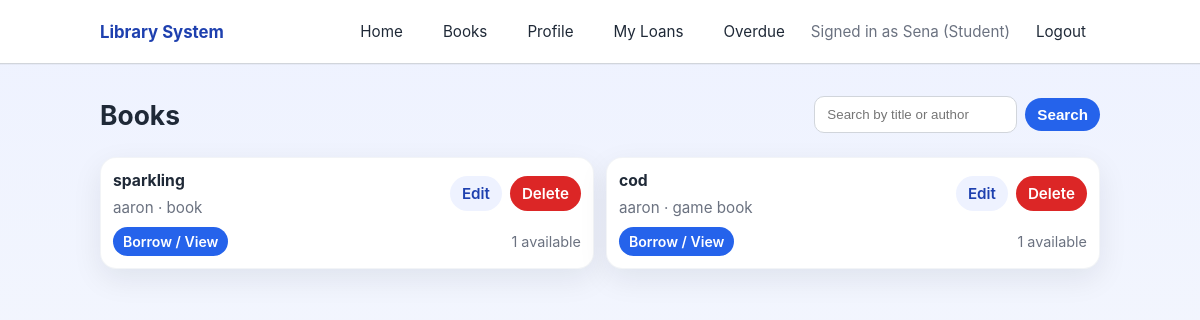
/books/ (signed in), run on an earlier commit of the app's database.
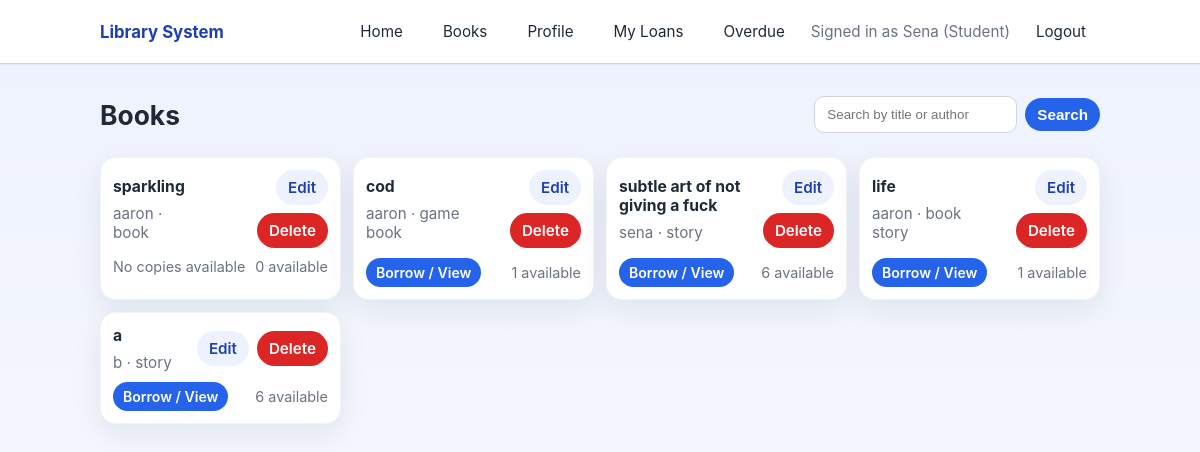
And on a later commit of the database.
### library/models.py (models this page shows, shortened)
class Book(models.Model):
    category = models.ForeignKey(Category, on_delete=models.CASCADE)
    title = models.CharField(max_length=200)
    author = models.CharField(max_length=100)
    description = models.TextField()
    cover_image = models.ImageField(upload_to='books/')
    available_copies = models.PositiveIntegerField(default=1)

class Category(models.Model):
    name = models.CharField(max_length=100)

### library/views.py (the view)
# urls.py: path('books/', views.book_list, name='book_list'),
@login_required
def book_list(request):
    q = request.GET.get('q', '').strip()
    if q:
        books = Book.objects.filter(Q(title__icontains=q) | Q(author__icontains=q))
    else:
        books = Book.objects.all()
    return render(request, 'library/book_list.html', {'books': books, 'q': q})

### library/templates/library/book_list.html (shortened to what this page needs)
{% extends 'base.html' %}
{% block content %}
<div class="page-header">
    <h1>Books</h1>
    <form class="search-form" method="get" action="{% url 'book_list' %}">
        <input type="text" name="q" placeholder="Search by title or author" value="{{ q }}">
        <button type="submit">Search</button>
    </form>
</div>
{% if books %}
    <ul class="book-list">
        {% for book in books %}
            <li class="book-card">
                <div class="book-card-main">
                    <div>
                        <a class="book-title" href="{% url 'book_detail' book.id %}">{{ book.title }}</a>
                        <p class="book-meta">{{ book.author }}{% if book.category %} · {{ book.category.name }}{% endif %}</p>
                    </div>
                    <div class="book-actions">
                        <a class="button button-secondary" href="{% url 'edit_book' book.id %}">Edit</a>
                        <a class="button button-danger" href="{% url 'delete_book' book.id %}">Delete</a>
                    </div>
                </div>
                <div class="book-card-footer">
                    {% if book.available_copies > 0 %}
                        <a class="button button-primary" href="{% url 'book_detail' book.id %}">Borrow / View</a>
                    {% else %}
                        <span class="book-unavailable">No copies available</span>
                    {% endif %}
                    <span class="book-copies">{{ book.available_copies }} available</span>
                </div>
            </li>
        {% endfor %}
    </ul>
{% else %}
    <div class="empty-state">
        <p>No books are available yet.</p>
        <a class="button" href="{% url 'add_book' %}">Add a book</a>
    </div>
{% endif %}
{% endblock %}

### templates/base.html (shortened to what this page needs)
{% load static %}
<!DOCTYPE html>
<html>
<head>
    <link rel="stylesheet" href="{% static 'css/style.css' %}">
</head>
<body>
    <header class="site-header">
        <div class="container header-inner">
            <a class="brand" href="/">Library System</a>
            <nav class="site-nav">
                <a href="/">Home</a>
                {% if user.is_authenticated %}
                    <a href="/books/">Books</a>
                    <a href="{% url 'profile' %}">Profile</a>
                    {% if not user.is_staff %}
                        <a href="{% url 'my_loans' %}">My Loans</a>
                    {% endif %}
                    <a href="{% url 'overdue_loans' %}">Overdue</a>
                    <span class="nav-user">Signed in as {{ user.username }} ({{ user.is_staff|yesno:"Staff,Student" }})</span>
                    <a href="{% url 'logout' %}">Logout</a>
                {% else %}
                    <a href="{% url 'login' %}">Login</a>
                    <a href="{% url 'register' %}">Register</a>
                {% endif %}
            </nav>
        </div>
    </header>
    <main class="container main-content">
        {% block content %}
        {% endblock %}
    </main>
</body>
</html>

### static/css/style.css (style rules this page uses)
* { box-sizing: border-box; }
:root { --bg: #f7f8fb; --surface: #ffffff; --surface-strong: #edf2f7; --text: #1f2937; --muted: #6b7280; --primary: #2563eb; --primary-dark: #1e40af; --danger: #dc2626; --warning: #f59e0b; --border: #d1d5db; --shadow: 0 10px 30px rgba(15, 23, 42, 0.08); }
body { margin: 0; min-height: 100vh; font-family: Inter, system-ui, -apple-system, BlinkMacSystemFont, "Segoe UI", sans-serif; background: linear-gradient(180deg, #eef2ff 0%, #f8fafc 100%); color: var(--text); }
.container { width: min(1000px, calc(100% - 32px)); margin: 0 auto; }
.site-header { background: #ffffff; border-bottom: 1px solid var(--border); box-shadow: 0 1px 0 rgba(15, 23, 42, 0.04); }
.header-inner { display: flex; align-items: center; justify-content: space-between; gap: 12px; padding: 12px 0; }
.brand { font-size: 1.05rem; font-weight: 700; color: var(--primary-dark); text-decoration: none; }
.site-nav { display: flex; flex-wrap: wrap; align-items: center; gap: 12px; font-size: 0.95rem; }
.site-nav a { color: var(--text); text-decoration: none; padding: 10px 14px; border-radius: 9999px; transition: background 0.2s ease, color 0.2s ease; }
.nav-user { color: var(--muted); }
.main-content { padding: 32px 0 64px; }
.page-header { display: flex; flex-wrap: wrap; justify-content: space-between; align-items: center; gap: 16px; margin-bottom: 24px; }
.page-header h1 { margin: 0; font-size: clamp(1.5rem, 2.2vw, 1.8rem); }
.search-form { display: flex; flex-wrap: wrap; gap: 8px; align-items: center; }
.search-form input { min-width: 200px; padding: 10px 12px; border: 1px solid var(--border); border-radius: 10px; background: #fff; color: var(--text); }
.search-form button, .link-button, .button { border: none; cursor: pointer; border-radius: 9999px; padding: 8px 12px; background: var(--primary); color: #fff; text-decoration: none; font-weight: 600; font-size: 0.95rem; transition: transform 0.12s ease, background 0.12s ease; }
.button-secondary { background: #eef2ff; color: var(--primary-dark); }
.button-danger { background: var(--danger); }
.book-list { list-style: none; margin: 0; padding: 0; display: grid; grid-template-columns: repeat(auto-fit, minmax(240px, 1fr)); gap: 12px; }
.book-card, .detail-card, .empty-state, .form-card, .messages { background: var(--surface); border: 1px solid rgba(148, 163, 184, 0.12); border-radius: 16px; box-shadow: var(--shadow); }
.book-card { padding: 12px; }
.book-card-main { display: flex; justify-content: space-between; gap: 10px; align-items: center; }
.book-title { display: inline-block; font-size: 0.98rem; font-weight: 700; color: var(--text); text-decoration: none; }
.book-meta { margin: 8px 0 0; color: var(--muted); font-size: 0.95rem; }
.book-actions { display: flex; gap: 8px; flex-wrap: wrap; justify-content: flex-end; }
.book-card-footer { display: flex; justify-content: space-between; align-items: center; gap: 8px; margin-top: 10px; flex-wrap: wrap; }
.book-card-footer .button { padding: 6px 10px; font-size: 0.88rem; min-width: auto; }
.book-card-footer .book-copies, .book-card-footer .book-unavailable { color: var(--muted); font-size: 0.9rem; }

What changed in the data, as far as the page shows it:
changed Book "sparkling": available_copies "1" → "0"; available_copies "Borrow / View" → "No copies available"
added Book: title "subtle art of not giving a fuck", author "sena", category.name "story", shows "Borrow / View", available_copies "6"
added Book: title "life", author "aaron", category.name "book story", shows "Borrow / View", available_copies "1"
added Book: title "a", author "b", category.name "story", shows "Borrow / View", available_copies "6"
